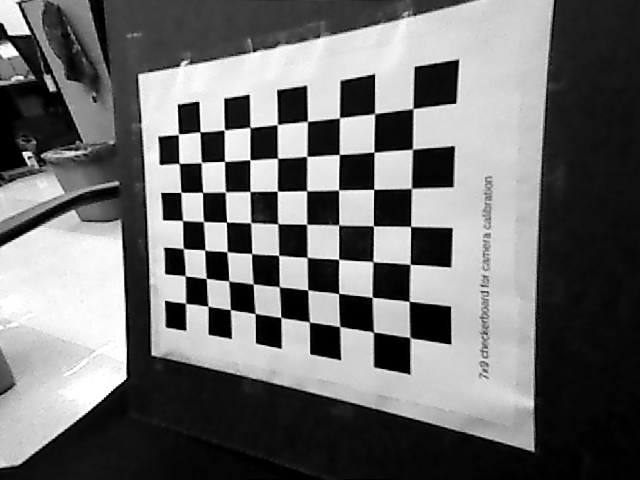
#> input picture hw3/hw3p1/p1_data/checkerboard.png, 640 x 480 px
$ jupyter execute camera.ipynb
#> lines starting #> are read from the running program, lines starting #| are printed output that depends on the picture
# Camera Extrinsics

#### Objective

Compute the position of a camera $(R, t)$ relative to a known marker arrangement.
- The markers here are the corners of the squares on a checkerboard with known dimensions.

### References

- [Davide Scaramuzza | Camera Calibration lecture slides ](https://rpg.ifi.uzh.ch/docs/teaching/2022/03_camera_calibration.pdf)

- [First Principles of Computer Vision | Camera Calibration video lecture ](https://www.youtube.com/watch?v=GUbWsXU1mac&list=PL2zRqk16wsdoCCLpou-dGo7QQNks1Ppzo&index=3)

[cell 1]
import numpy as np
import cv2
import matplotlib.pyplot as plt
np.random.seed(789)

ncorners_x, ncorners_y = 9, 7

def findCorners(image_location, ncorners_x=9, ncorners_y=7, plot=True):
#> called with image_location = 'p1_data/checkerboard.png', ncorners_x = 9, ncorners_y = 7, plot = True
    image = cv2.imread(image_location, 0)
#> image is the input picture: shape (480, 640); min 0, max 255, mean 109.2
    _, corners = cv2.findChessboardCorners(image, (ncorners_x, ncorners_y))
#> corners = 63 rows, first 8: [409.8, 337.3], [373.6, 332.3], [339.8, 326.5], [309.5, 322.1], [280.7, 317.3], [255.2, 313.5], [230.4, 309.6], [208, 306.1]
    corners_pixels = corners.squeeze()
#> corners_pixels = 63 pairs, first value 178.5 to 413, second value 108.4 to 337.3

    if plot:
        _, (ax1, ax2) = plt.subplots(1, 2, figsize=(12, 5))
        ax1.imshow(image, cmap="gray")
        ax1.set_title("Corners (+)")
        ax1.set_xlabel("u")
        ax1.set_ylabel("v")
        ax1.plot(corners_pixels[:, 0], corners_pixels[:, 1],"r+")

        ax2.imshow(image, cmap="gray")
        ax2.set_title("Corners (Indexed)")
        ax2.set_xlabel("u")
        ax2.set_ylabel("v")
        for i, (x, y) in enumerate(corners_pixels):
            ax2.text(x, y, str(i), color="red", fontsize=10, ha="center", va="center")
#> this loop made 63 passes
#> (x, y) on passes 1 to 12: (409.8, 337.3), (373.6, 332.3), (339.8, 326.5), (309.5, 322.1), (280.7, 317.3), (255.2, 313.5), (230.4, 309.6), (208, 306.1), (185.6, 303.4), (409.2, 301.4), (372.3, 297.2), (338.7, 293.5)

        plt.tight_layout()
        plt.show()
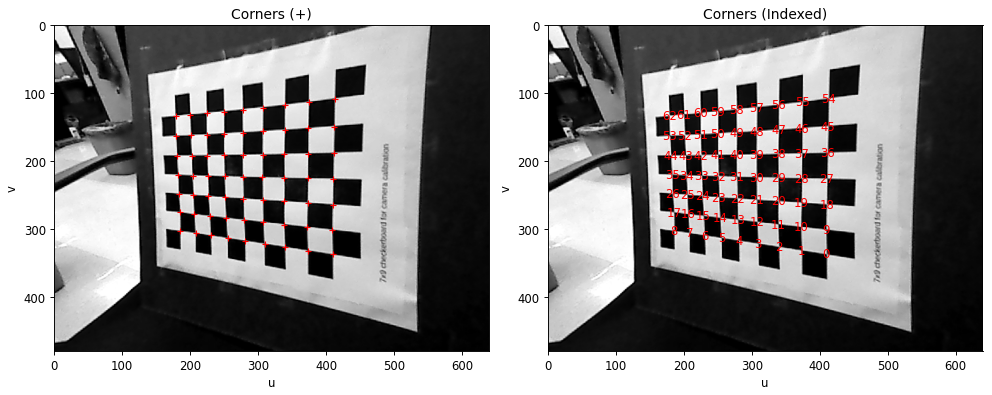
#> figure drawn by matplotlib, 2 panels

    return image, corners_pixels

image, corners_uv = findCorners("p1_data/checkerboard.png")
#> corners_uv has the same summary as corners_pixels in findCorners
print(f"u[i] v[i]: \n {np.round(corners_uv[0:5, :], 0)}")
#| u[i] v[i]:
#|  [[410. 337.]
#|  [374. 332.]
#|  [340. 326.]
#|  [310. 322.]
#|  [281. 317.]]

## Problem formulation

$$\text{Given} \quad $$

$$
\begin{bmatrix}
    x_w^{(0)} & x_w^{(1)} & \cdot\cdot\cdot & x_w^{(62)} \\
    y_w^{(0)} & y_w^{(1)} & \cdot\cdot\cdot & y_w^{(62)} \\
    z_w^{(0)} & z_w^{(1)} & \cdot\cdot\cdot & z_w^{(62)} \\
\end{bmatrix} \\
\text{from 63 corners in 3D world frame} \\
$$

$$
\begin{bmatrix}
    u^{(0)} & u^{(1)} & \cdot\cdot\cdot & u^{(62)} \\
    v^{(0)} & v^{(1)} & \cdot\cdot\cdot & u^{(62)} \\
\end{bmatrix} \\
\text{from 63 corners in pixels in image frame}
$$

$$\text{Find } \space (R, t) \space \text{such that} \quad

\begin{bmatrix}
    u^{(i)} \\
    v^{(i)} \\
    1
\end{bmatrix}
=
K  \begin{bmatrix}
    R | t
\end{bmatrix}
\begin{bmatrix}
    x_w^{(i)} \\
    y_w^{(i)} \\
    z_w^{(i)} \\
    1
\end{bmatrix} \\

\text{Where } K =
\begin{bmatrix}
    471.14628085 & -4.94771211 & 295.13159043 \\
    0. & 436.71106326 & 240.96582594 \\
    0. & 0.& 1. \\
\end{bmatrix} \\
$$

[cell 2]
K = np.array([
    [471.14628085,  -4.94771211, 295.13159043],
    [0., 436.71106326, 240.96582594],
    [0., 0., 1.]])

SQUARE_SIZE = 0.0205
print(f"K: \n {np.round(K,2)}")

def corners_3d(ncorners_x, ncorners_y):
    xmeters = SQUARE_SIZE * np.arange(ncorners_x)
    ymeters = SQUARE_SIZE * np.arange(ncorners_y)
    X, Y = np.meshgrid(xmeters, ymeters)
    X = X.reshape((-1, 1))
    Y = Y.reshape((-1, 1))
    Z = np.zeros_like(X)
    ones = np.ones_like(X)

    return X, Y, Z, np.hstack((X, Y, Z, ones))

[cell 3]
X, Y, Z, XYZ1 = corners_3d(ncorners_x, ncorners_y)
print(f"| x[i] y[i] z[i] 1   | \n{np.round(XYZ1[0:5, :], 2)} \n ...\n {np.round(XYZ1[57:, :], 2)}")

## Problem formulation (2)
$$
\text{Find } \space P \space \text{such that} \quad
\begin{bmatrix}
    u^{(i)} \\
    v^{(i)} \\
    1
\end{bmatrix}
=
\begin{bmatrix}
    p_{11} & p_{12} & p_{13} & p_{14} \\
    p_{21} & p_{22} & p_{23} & p_{24} \\
    p_{31} & p_{32} & p_{33} & p_{34}
\end{bmatrix}
\begin{bmatrix}
    x_w^{(i)} \\
    y_w^{(i)} \\
    z_w^{(i)} \\
    1
\end{bmatrix} \\
$$

$$
\text{Where }  P =
K \begin{bmatrix}
    R | t
\end{bmatrix}
=
\begin{bmatrix}
    p_{11} & p_{12} & p_{13} & p_{14} \\
    p_{21} & p_{22} & p_{23} & p_{24} \\
    p_{31} & p_{32} & p_{33} & p_{34}
\end{bmatrix}
$$

$$
\\
$$

[cell 4]
Z0000 = np.zeros_like(XYZ1)
u = corners_uv[:, 0].reshape(-1, 1)
#> u = 63 values, max 413 at index 54, min 178.5 at index 62, mean 285.9
v = corners_uv[:, 1].reshape(-1, 1)
#> v = 63 values, max 337.3 at index 0, min 108.4 at index 54, mean 222.4

Au = np.hstack((XYZ1,  Z0000, -u * XYZ1))
Av = np.hstack((Z0000, XYZ1,  -v * XYZ1))
A = np.vstack((Au, Av))

print(f"A.shape {A.shape}\n {A}")
#> (printed output is left out)

$$
\\
$$

$$
\\
$$

$$
\\
$$

[cell 5]
from numpy.linalg import norm, inv, svd
AtA = np.dot(A.T, A)
U, S, Vt = svd(AtA)
#> S = [8942199.3, 23773, 14460, 61.67, 2.44, 0.144, 0.0127, 0.00883, 7.16e-06, 4.51e-14, 3.49e-19, 0]

p = Vt[-1]
#> p = [0, 0, 0, 0, 0, 0, 0, 0, 0, 0, 1, 0]
P = p.reshape(3, 4)
#> P = [[0, 0, 0, 0], [0, 0, 0, 0], [0, 0, 1, 0]]
print(f"p.shape {p.shape} \n {np.round(p, 2)}")
#| p.shape (12,)
#|  [0. 0. 0. 0. 0. 0. 0. 0. 0. 0. 1. 0.]

[cell 6]
Rt = inv(K) @ P
#> Rt = [[0, 0, -0.632, 0], [0, 0, -0.552, 0], [0, 0, 1, 0]]

r0 = Rt[:, 0]
#> r0 = [0, 0, 0]
r1 = Rt[:, 1]
#> r1 = [0, 0, 0]
r2 = Rt[:, 2]
#> r2 = [-0.632, -0.552, 1]
t = Rt[:, 3]
#> t = [0, 0, 0]

R = np.column_stack((r0, r1, r2))
#> R = [[0, 0, -0.632], [0, 0, -0.552], [0, 0, 1]]

print(f"R:\n {np.round(R, 2)}")
#| R:
#|  [[ 0.    0.   -0.63]
#|  [ 0.    0.   -0.55]
#|  [ 0.    0.    1.  ]]
print(f"t:\n {np.round(t, 2)}")
#| t:
#|  [0. 0. 0.]
